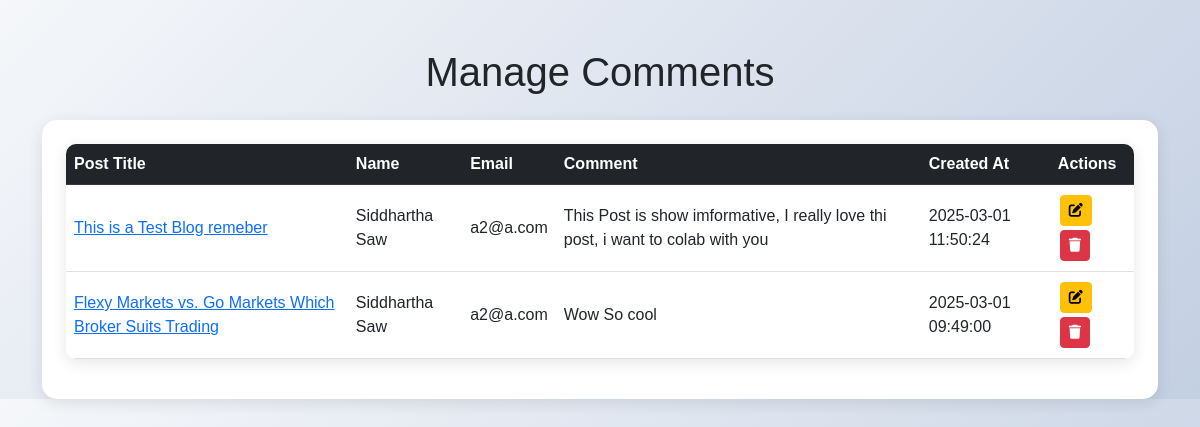
Page /blog/manage_comments.php (signed in) on the committed database.
### tables this page shows
CREATE TABLE `comments` (
  `id` int(11) NOT NULL,
  `post_id` int(11) NOT NULL,
  `name` varchar(255) NOT NULL,
  `email` varchar(255) NOT NULL,
  `comment` text NOT NULL,
  `created_at` timestamp NOT NULL DEFAULT current_timestamp()
);

CREATE TABLE `blogs` (
  `id` int(11) NOT NULL,
  `title` varchar(255) NOT NULL,
  `seo_slug` varchar(255) NOT NULL,
  `status` enum('published','draft') NOT NULL,
  `views` int(11) DEFAULT 0,
  `created_at` timestamp NOT NULL DEFAULT current_timestamp(),
  `content` text NOT NULL,
  `author` varchar(255) NOT NULL,
  `featured_image` varchar(255) NOT NULL,
  `tags` varchar(255) NOT NULL
);

### blog/manage_comments.php (the view, shortened to what this page needs)
<?php
include '../config/db.php';
$sql = "SELECT c.*, b.title AS post_title
        FROM comments c
        LEFT JOIN blogs b ON c.post_id = b.id
        ORDER BY c.created_at DESC";
$result = mysqli_query($conn, $sql);
$comments = mysqli_fetch_all($result, MYSQLI_ASSOC);
?>
<!DOCTYPE html>
<html lang="en">
<head>
    <link rel="stylesheet" href="https://cdn.jsdelivr.net/npm/bootstrap@5.3.0/dist/css/bootstrap.min.css">
    <link rel="stylesheet" href="https://cdnjs.cloudflare.com/ajax/libs/font-awesome/6.0.0/css/all.min.css">
</head>
<body>
    <div class="container mt-5">
        <h1 class="text-center mb-4">Manage Comments</h1>
        <div class="card p-4">
            <table class="table table-hover">
                <thead class="table-dark">
                    <tr>
                        <th>Post Title</th>
                        <th>Name</th>
                        <th>Email</th>
                        <th>Comment</th>
                        <th>Created At</th>
                        <th>Actions</th>
                    </tr>
                </thead>
                <tbody>
                    <?php foreach ($comments as $comment): ?>
                        <tr>
                            <td>
                                <a href="../admin/dashboard.php?view=post&id=<?php echo htmlspecialchars($comment['post_id']); ?>"
                                    target="_blank">
                                    <?php echo htmlspecialchars($comment['post_title']); ?>
                                </a>
                            </td>
                            <td><?php echo htmlspecialchars($comment['name']); ?></td>
                            <td><?php echo htmlspecialchars($comment['email']); ?></td>
                            <td><?php echo htmlspecialchars($comment['comment']); ?></td>
                            <td><?php echo htmlspecialchars($comment['created_at']); ?></td>
                            <td>
                                <button class="btn btn-warning btn-sm btn-action" data-bs-toggle="modal"
                                    data-bs-target="#editModal<?php echo $comment['id']; ?>">
                                    <i class="fas fa-edit"></i>
                                </button>
                                <a href="manage_comments.php?delete=<?php echo $comment['id']; ?>"
                                    class="btn btn-danger btn-sm btn-action"
                                    onclick="return confirm('Are you sure you want to delete this comment?');">
                                    <i class="fas fa-trash"></i>
                                </a>
                            </td>
                        </tr>
                    <?php endforeach; ?>
                </tbody>
            </table>
        </div>
    </div>
</body>
</html>

### blog/manage_comments.php (style rules this page uses)
body { background: linear-gradient(135deg, #f5f7fa, #c3cfe2); font-family: 'Arial', sans-serif; }
.card { border: none; border-radius: 15px; box-shadow: 0 4px 15px rgba(0, 0, 0, 0.1); transition: transform 0.3s ease, box-shadow 0.3s ease; }
.table { background: white; border-radius: 10px; overflow: hidden; box-shadow: 0 4px 15px rgba(0, 0, 0, 0.1); }
.table th, .table td { vertical-align: middle; }
.btn-action { margin: 2px; transition: transform 0.2s ease; }

### rows in the picture
comments: post.title "This is a Test Blog remeber", name "Siddhartha Saw", email "a2@a.com", comment "This Post is show imformative, I really love thi post, i want to colab with you", created_at "2025-03-01 11:50:24"
comments: post.title "Flexy Markets vs. Go Markets Which Broker Suits Trading", name "Siddhartha Saw", email "a2@a.com", comment "Wow So cool", created_at "2025-03-01 09:49:00"
